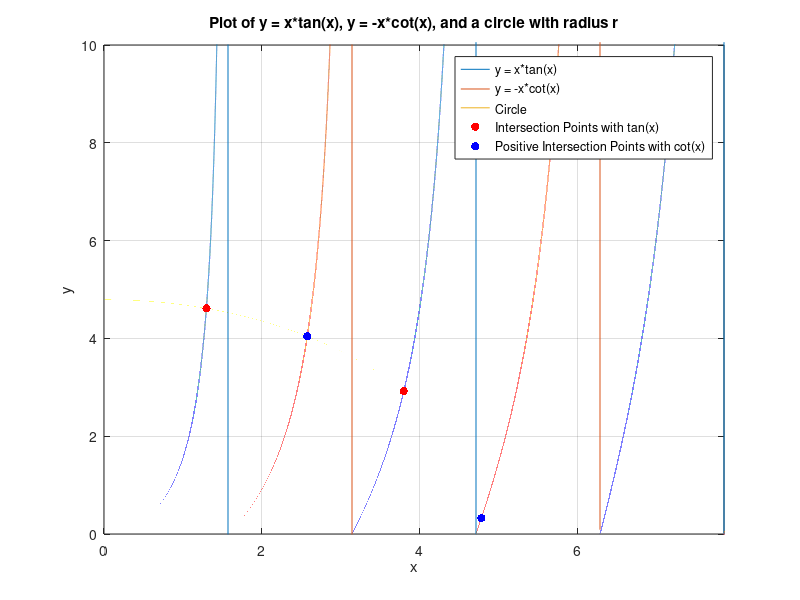
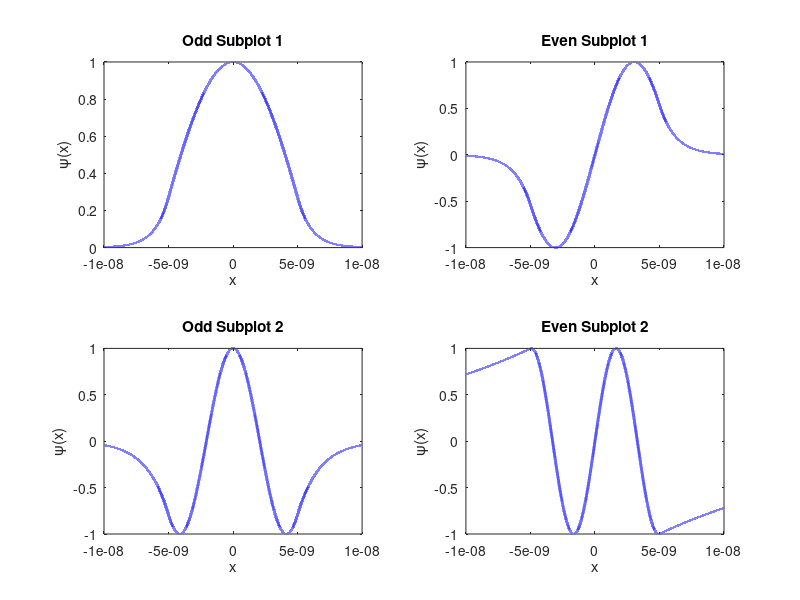

MATLAB code to generate these figures, in order:
% Welcome to the Exciting MATLAB World!
% 🌟 Practice Session: HW - 06 🚀
% 🧠 Your Brain Gym: Tackling MATLAB with Seyed Mohammad Sajadi's Magic
% 🎯 Student Number: 402448040
% Ready, set, code! 💻✨

% Clear the workspace and command window
close all
clc

% Initialize input values (commented out for hardcoded values)
% U0 = input("Enter the U0: ");
% m0 = input("Enter the m0: ");
% L = input("Enter the L: ");
% alpha = input("Enter the alpha: ");
U0 = 0.5 * 1.602 * 10^-19;
m0 = 9.11 * 10^-31;
L = 5 * 10^-9;
alpha = 0.07;

% Define constants
h = 4.13567 * 10^-15 * 1.602 * 10^-19; % Planck's constant in J
H = h / (2 * pi); % Reduced Planck's constant (ħ)
M = alpha * m0; % Scaled mass

% Calculate the radius of the circle
radius = sqrt(2 * M * U0 * L^2 / H^2);

% Display the calculated radius
disp(['The calculated radius of the circle is: ', num2str(radius)]);

% Generate x values and compute y values for tan(x) and cot(x)
x = linspace(0, L*pi / 10^-9, 1000000);
y_tan = x .* tan(x);
y_cot = -x .* cot(x);

% Plot the functions
figure;
plot(x, y_tan);
hold on; % Maintain the current plot for additional plots
plot(x, y_cot);
xlim([0 L*pi / (2*10^-9)]);
ylim([0 10]); % Adjust y-axis limits for better visualization

% Plot the circle using parametric equations
theta = linspace(0, 2*pi, 1000000);
x_circle = radius * cos(theta);
y_circle = radius * sin(theta);
plot(x_circle, y_circle);

% Iterate through x values and find intersection points
intersection_points_tan = [];
intersection_points_cot = [];

tolerance = 0.01; % Tolerance for considering points close

for i = 1:length(x)
    % Check if the point is on the circle
    if abs(x(i)^2 + y_tan(i)^2 - radius^2) < tolerance
        % Check if the point is close to any existing point in the array
        is_close = false;
        for j = 1:size(intersection_points_tan, 1)
            if norm([x(i), y_tan(i)] - intersection_points_tan(j, :)) < tolerance
                is_close = true;
                break;
            end
        end
        
        % If the point is not close to any existing point, add it to the array
        if ~is_close
            intersection_points_tan = [intersection_points_tan; x(i), y_tan(i)];
        end
    end

 
    % Check if the point is on the circle
    if abs(x(i)^2 + y_cot(i)^2 - radius^2) < tolerance
        % Check if the point is close to any existing point in the array
        is_close = false;
        for j = 1:size(intersection_points_cot, 1)
            if norm([x(i), y_cot(i)] - intersection_points_cot(j, :)) < tolerance
                is_close = true;
                break;
            end
        end
        
        % If the point is not close to any existing point, add it to the array
        if ~is_close
            intersection_points_cot = [intersection_points_cot; x(i), y_cot(i)];
        end
    end
end


% Display only positive intersection points with y = x*tan(x)
disp('Intersection points with y = x*tan(x):');
positive_intersection_tan = intersection_points_tan(intersection_points_tan(:, 2) > 0, :);
disp(positive_intersection_tan);

% Display only positive intersection points with y = -x*cot(x)
disp('Intersection points with y = -x*cot(x):');
positive_intersection_cot = intersection_points_cot(intersection_points_cot(:, 2) > 0, :);
disp(positive_intersection_cot);


% Perform operations on positive_intersection_tan
tan_col1 = ((positive_intersection_tan(:, 1) / L).^ 2 * H ^ 2) / (2 * M * (1.602 * 10 ^ -19));
tan_col2 = ((((positive_intersection_tan(:, 2)) / L).^ 2 * H ^ 2) / (2 * M * (1.602 * 10 ^ -19)) - U0) * -1;
Energy_positive_intersection_tan = [tan_col1, tan_col2];

% Perform operations on positive_intersection_cot
cot_col1 = ((positive_intersection_cot(:, 1) / L).^2 * H^2) / (2 * M * (1.602 * 10 ^ -19));
cot_col2 = (((positive_intersection_cot(:, 2) / L).^2 * H^2) / (2 * M * (1.602 * 10 ^ -19)) - U0) * -1;
Energy_positive_intersection_cot = [cot_col1, cot_col2];

% Display energy 
disp('Energy Intersection points with y = x*tan(x) by e.v:');
disp(Energy_positive_intersection_tan(:,1));

disp('Energy Intersection points with y = -x*cot(x) by e.v:');
disp(Energy_positive_intersection_cot(:,1));

% Count the number of points for tangent and cotangent
num_points_tan = size(positive_intersection_tan, 1);
num_points_cot = size(positive_intersection_cot, 1);

% Display the counts
disp(['Number of points for tangent: ', num2str(num_points_tan)]);
disp(['Number of points for cotangent: ', num2str(num_points_cot)]);
disp(['Total number of points: ', num2str(num_points_tan + num_points_cot)]);


% Plot intersection points
if ~isempty(intersection_points_tan)
    scatter(intersection_points_tan(:, 1), intersection_points_tan(:, 2), 'r', 'filled');
end

if ~isempty(positive_intersection_cot)
    scatter(positive_intersection_cot(:, 1), positive_intersection_cot(:, 2), 'b', 'filled');
end

% Add labels, title, and legend for clarity
xlabel('x');
ylabel('y');
title('Plot of y = x*tan(x), y = -x*cot(x), and a circle with radius r');
legend('y = x*tan(x)', 'y = -x*cot(x)', 'Circle', 'Intersection Points with tan(x)', 'Positive Intersection Points with cot(x)');
grid on;
hold off;


new_positive_intersection_tan = positive_intersection_tan / L;
new_positive_intersection_cot = positive_intersection_cot / L;

% Define the x values for the entire range
x = linspace(-2 * L, 2 * L, 100000); % Adjust the number of points as needed

% Define the corresponding y values for each function
y = zeros(size(x));

row_positive_intersection_cot = size(positive_intersection_cot, 1);
row_positive_intersection_tan = size(positive_intersection_tan, 1);

num_rows = ceil((row_positive_intersection_tan + row_positive_intersection_cot) / 2);
figure;


for i = 1 : (row_positive_intersection_tan + row_positive_intersection_cot)
    subplot(num_rows, 2, i); % Adjust the layout dynamically
    
    if mod(i, 2) == 0
        % Even index
        K = new_positive_intersection_cot(i / 2, 1);
        k = new_positive_intersection_cot(i / 2, 2);

        for j = 1:length(x)
            % First interval: 0 to L
            if x(j) >= 0 && x(j) <= L
                y(j) = sin(K * x(j));
            end
            
            % Second interval: L to 2*L
            if x(j) > L && x(j) <= 2*L
                if sin(K * L) > 0
                    c = sin(K * L) / exp(-k * L);
                    y(j) = c * exp(-k * x(j));
                else
                    c = -sin(K * L) / exp(-k * L);
                    y(j) = -c * exp(-k * x(j));
                end
            end
            
            % Third interval: 0 to -L
            if x(j) >= -L && x(j) < 0
                y(j) = sin(K * x(j));
            end
            
            % Fourth interval: -L to -2*L
            if x(j) >= -2*L && x(j) < -L
                if sin(K * (-L)) > 0
                    c = sin(K * -L) / exp(k * -L);
                    y(j) = c * exp(k * x(j));
                else
                    c = -sin(K * -L) / exp(k * -L);
                    y(j) = -c * exp(k * x(j));
                end
            end
        end
        

    else
        % Odd index
        K = new_positive_intersection_tan((i+1) / 2, 1);
        k = new_positive_intersection_tan((i+1) / 2, 2);

        for j = 1:length(x)
            % First interval: 0 to L
            if x(j) >= 0 && x(j) <= L
                y(j) = cos(K * x(j));
            end
            
            % Second interval: L to 2*L
            if x(j) > L && x(j) <= 2*L
                if cos(K * L) > 0
                    c = cos(K * L) / exp(-k * L);
                    y(j) = c * exp(-k * x(j));
                else
                    c = -cos(K * L) / exp(-k * L);
                    y(j) = -c * exp(-k * x(j));
                end
            end
            
            % Third interval: 0 to -L
            if x(j) >= -L && x(j) < 0
                y(j) = cos(K * x(j));
            end
            
            % Fourth interval: -L to -2*L
            if x(j) >= -2*L && x(j) < -L
                if cos(K * (-L)) > 0
                    c = cos(K * -L) / exp(k * -L);
                    y(j) = c * exp(k * x(j));
                else
                    c = -cos(K * -L) / exp(k * -L);
                    y(j) = -c * exp(k * x(j));
                end
            end
        end

    end
    

    plot(x, y, 'b-', 'LineWidth', 2);
    
    if mod(i, 2) == 0
        title(['Even Subplot ' num2str(i/2)]);
    else
        title(['Odd Subplot ' num2str((i+1)/2)]);
    end
    
    xlabel('x');
    ylabel('ψ(x)');
end
